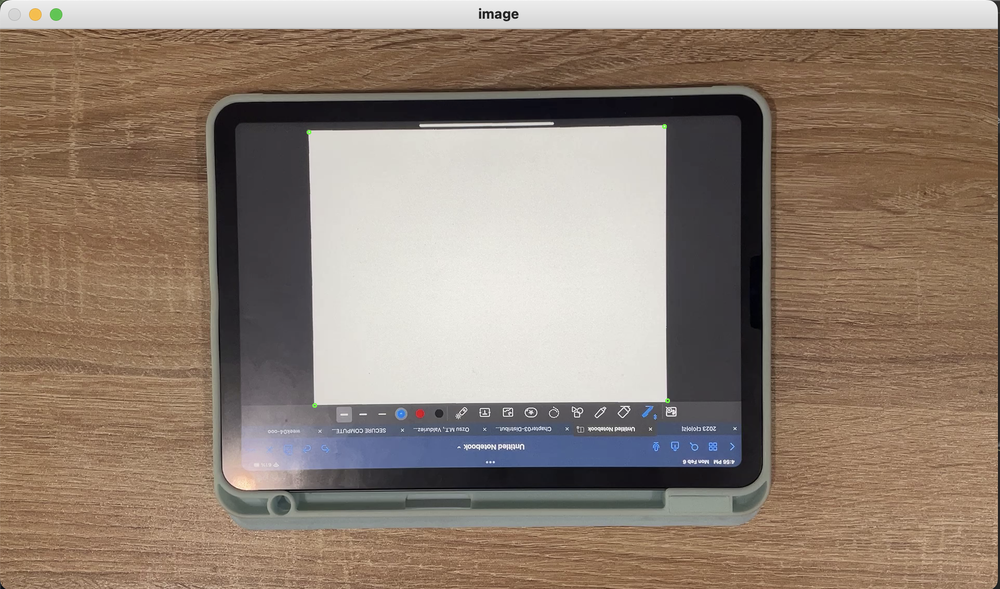
#> input picture img/screen_size_select.png, 1000 x 589 px, shrunk from 1924 x 1134 before the run, given in place of IMG_2246.mov, which was not available
$ python measureSizeForVideo.py   (older library calls are emulated)
#> lines starting #> are read from the running program, lines starting #| are printed output that depends on the picture; after the words box and inside, x2 and y2 are one past the last pixel; in counts of white or black regions, pixels touching at a corner belong together; pictures that were not available may be replaced by others from this repository, and a replacement may not be noted
# import the necessary packages
from __future__ import print_function
from scipy.spatial import distance as dist
from imutils import perspective
from imutils import contours
import numpy as np
import imutils
import cv2

def order_points(pts):
	# sort the points based on their x-coordinates
	xSorted = pts[np.argsort(pts[:, 0]), :]
	# grab the two left-most and two right-most points from the sorted
	# x-roodinate points
	leftMost = xSorted[:2, :]
	rightMost = xSorted[2:, :]
	# now, sort the left-most coordinates according to their
	# y-coordinates so we can grab the top-left and bottom-left
	# points, respectively
	leftMost = leftMost[np.argsort(leftMost[:, 1]), :]
	(tl, bl) = leftMost
	# now that we have the top-left coordinate, use it as an
	# anchor to calculate the Euclidean distance between the
	# top-left and right-most points; by the Pythagorean
	# theorem, the point with the largest distance will be
	# our bottom-right point
	D = dist.cdist(tl[np.newaxis], rightMost, "euclidean")[0]
	(br, tr) = rightMost[np.argsort(D)[::-1], :]
	# return the coordinates in top-left, top-right,
	# bottom-right, and bottom-left order
	return np.array([tl, tr, br, bl], dtype="float32")

def midpoint(ptA, ptB):
	return ((ptA[0] + ptB[0]) * 0.5, (ptA[1] + ptB[1]) * 0.5)

# load our input image, convert it to grayscale, and blur it slightly
path = 'photos/nocase5.JPG'
cap = cv2.VideoCapture('videos/IMG_2246.mov')
# cap = cv2.VideoCapture('videos/IMG_2243-1.mov')

while True:
    _, image = cap.read()
#> image is the input picture: shape (589, 1000, 3); mean B, G, R 114.3, 127.6, 143.7
    # image = cv2.imread(path)

    gray = cv2.cvtColor(image, cv2.COLOR_BGR2GRAY)
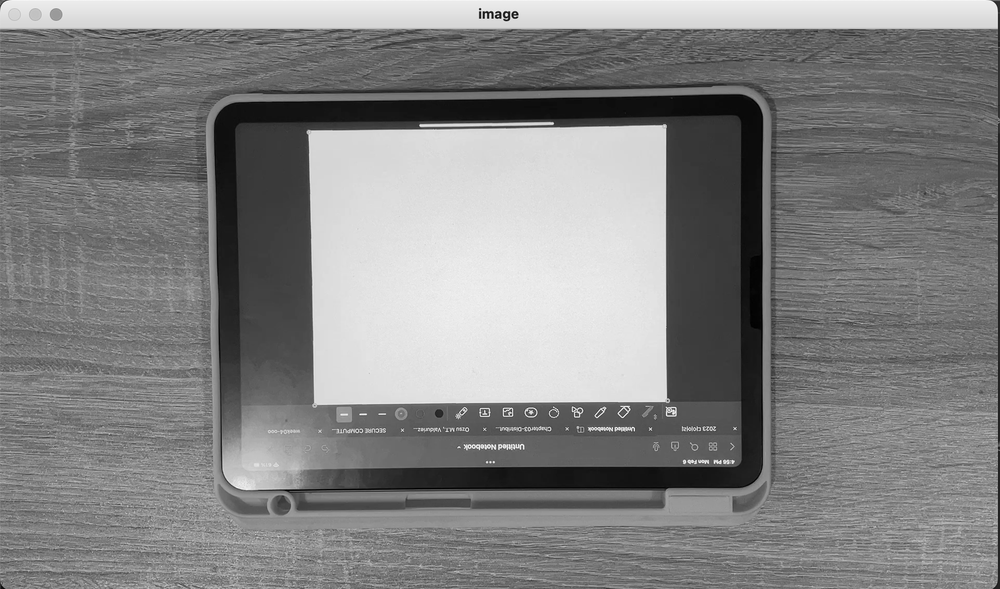
#> gray: shape (589, 1000); min 0, max 255, mean 130.9
    gray = cv2.GaussianBlur(gray, (7, 7), 0)

    # perform edge detection, then perform a dilation + erosion to
    # close gaps in between object edges
    edged = cv2.Canny(gray,200, 200)
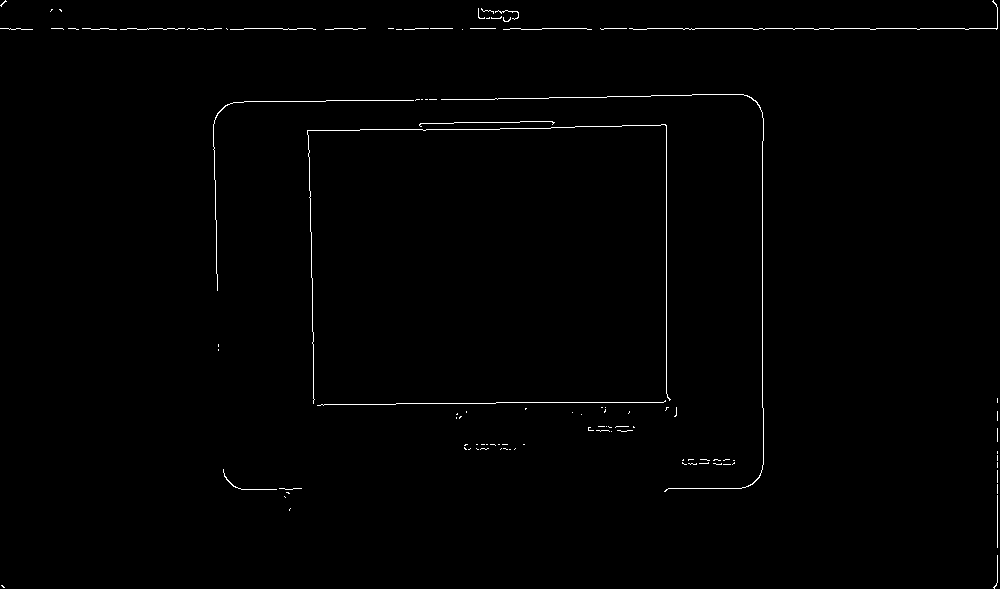
#> edged: shape (589, 1000); 0.72% white in thin lines or dots
    edged = cv2.dilate(edged, None, iterations=5)
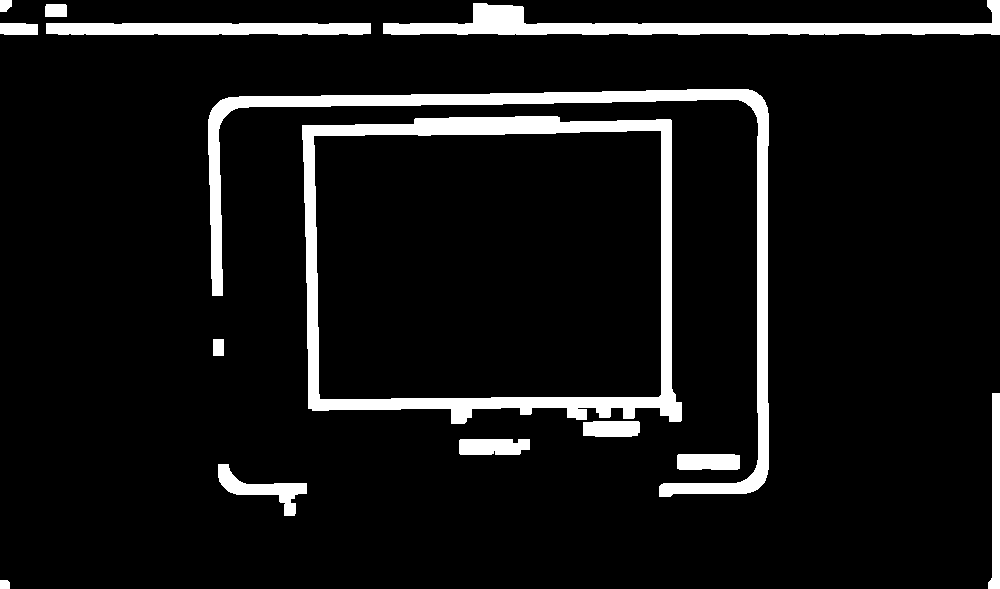
#> edged: shape (589, 1000); 8.4% white; 14 white regions, largest, box (x1, y1, x2, y2) and area: (302, 116, 682, 424) 16238, (208, 89, 769, 497) 13827, (383, 0, 1000, 35) 8192
    edged = cv2.erode(edged, None, iterations=3)
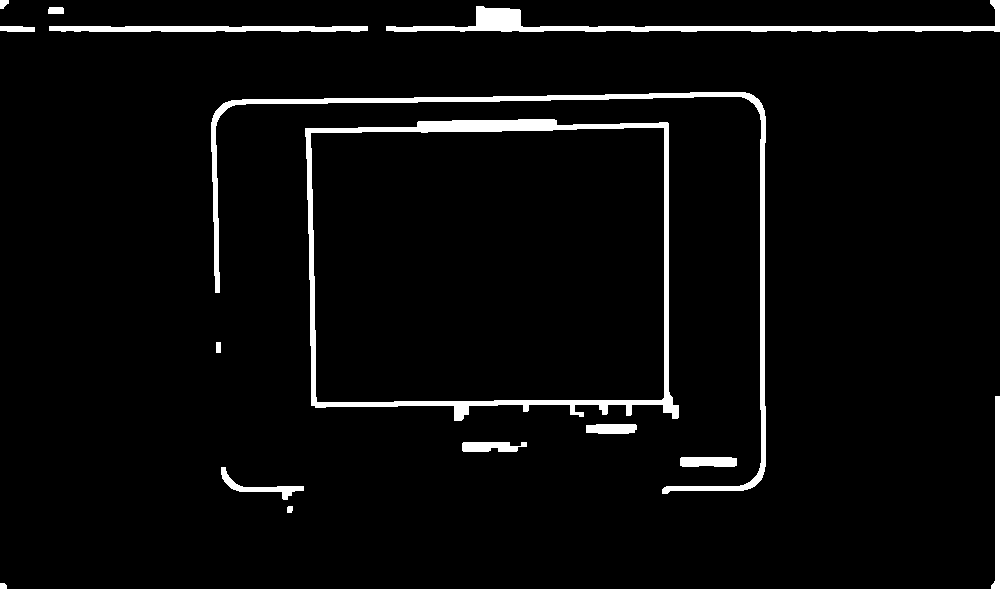
#> edged: shape (589, 1000); 4% white; 15 white regions


    # cv2.imshow("edged", edged)
    # find contours in the edge map
    cnts = cv2.findContours(edged.copy(), cv2.RETR_EXTERNAL,cv2.CHAIN_APPROX_SIMPLE)
#> cnts = 15 contours; largest, box (x1, y1, x2, y2) and area: (305, 119, 679, 421) 101654, (211, 92, 766, 494) 5048, (386, 0, 1000, 32) 3506, (49, 26, 368, 32) 1430, (991, 396, 1000, 589) 789
    cnts = imutils.grab_contours(cnts)
    pixelsPerMetric = None
    # sort the contours from left-to-right and initialize the bounding box
    # point colors
    # (cnts, _) = contours.sort_contours(cnts)
    finalContours = []
    for c in cnts:
        area = cv2.contourArea(c)
        if area < 100:
            continue

        finalContours.append([area, c])
#> this loop made 15 passes
#> area on passes 1, 2, 3, 4, 5, 6, 7, 9, 10, 11, 12, 13: 28, 28, 493.5, 481, 450.5, 415.5, 789, 101654, 5048.5, 1430, 152, 88
#> (c, area) on pass 8: ([[216, 342], [216, 352], [220, 352], [220, 342]], 40)
#> after the loop, finalContours = 10 items

    finalContours = sorted(finalContours, key = lambda x:x[0], reverse=True)

    colors = ((0, 0, 255), (240, 0, 159), (255, 0, 0), (255, 255, 0))

    # loop over the contours individually
    for c in finalContours:
        # if the contour is not sufficiently large, ignore it
        # area = cv2.contourArea(c)
        # if area < 150:
        # 	continue
        # compute the rotated bounding box of the contour, then
        # draw the contours
        box = cv2.minAreaRect(c[1])
        box = cv2.cv.BoxPoints(box) if imutils.is_cv2() else cv2.boxPoints(box)
        box = np.array(box, dtype="int")
        # cv2.drawContours(image, [box], -1, (0, 255, 0), 2)
        # show the original coordinates
        # print("Object #{}:".format(i + 1))
        # print(box)

        # order the points in the contour such that they appear
        # in top-left, top-right, bottom-right, and bottom-left
        # order, then draw the outline of the rotated bounding
        # box
        box = order_points(box)
        print("box: ", box)
        cv2.drawContours(image, [box.astype("int")], -1, (0, 255, 0), 1)


        # [7 lines of commented-out code are left out]
        for(x, y) in box:
            cv2.circle(image, (int(x), int(y)), 3, (0, 0, 255), -1)
        # draw the object num at the top-left corner
        # cv2.putText(image, "Object #{}".format(i + 1),
        # 			(int(rect[0][0] - 15), int(rect[0][1] - 15)),
        # 			cv2.FONT_HERSHEY_SIMPLEX, 0.55, (255, 255, 255), 2)

        (tl, tr, br, bl) = box
        (tltrX, tltrY) = midpoint(tl, tr)
        (blbrX, blbrY) = midpoint(bl, br)

        (tlblX, tlblY) = midpoint(tl, bl)
        (trbrX, trbrY) = midpoint(tr, br)

        cv2.circle(image, (int(tltrX), int(tltrY)), 3, (255, 0,0), -1)
        cv2.circle(image, (int(blbrX), int(blbrY)), 3, (255, 0, 0), -1)
        cv2.circle(image, (int(tlblX), int(tlblY)), 3, (255, 0, 0), -1)
        cv2.circle(image, (int(trbrX), int(trbrY)), 3, (255, 0, 0), -1)

        cv2.line(image, (int(tltrX), int(tltrY)), (int(blbrX), int(blbrY)),(255, 0, 255), 1)
        cv2.line(image, (int(tlblX), int(tlblY)), (int(trbrX), int(trbrY)),(255, 0, 255), 1)

        # compute the Euclidean distance between the midpoints
        dA = dist.euclidean((tltrX, tltrY), (blbrX, blbrY))
        dB = dist.euclidean((tlblX, tlblY), (trbrX, trbrY))
        # if the pixels per metric has not been initialized, then
        # compute it as the ratio of pixels to supplied metric
        # (in this case, inches)
        if pixelsPerMetric is None:
            pixelsPerMetric = dB / 6.3

        dimA = dA / pixelsPerMetric
        dimB = dB / pixelsPerMetric
        # draw the object sizes on the image0
        cv2.putText(image, "{:.1f}in".format(dimA),
            (int(tltrX - 15), int(tltrY - 10)), cv2.FONT_HERSHEY_SIMPLEX,
            0.65, (255, 255, 255), 2)
        cv2.putText(image, "{:.1f}in".format(dimB),
            (int(trbrX + 10), int(trbrY)), cv2.FONT_HERSHEY_SIMPLEX,
            0.65, (255, 255, 255), 2)
#> this loop made 10 passes
#> (box, D in order_points, tltrX, tltrY, blbrX, blbrY, tlblX, tlblY) on pass 1: ([[304, 123], [671, 115], [678, 417], [311, 426]], [367.1, 475.7], 487.5, 119, 494.5, 421.5, 307.5, 274.5)
#> (box, xSorted in order_points, D in order_points, tltrX, tltrY, blbrX, blbrY, tlblX) on passes 3 to 6: ([[386, 0], [999, 0], [999, 31], [386, 31]], [[386, 31], [386, 0], [999, 31], [999, 0]], [613.8, 613], 692.5, 0, 692.5, 31, 386), ([[49, 26], [367, 26], [367, 31], [49, 31]], [[49, 31], [49, 26], [367, 31], [367, 26]], [318, 318], 208, 26, 208, 31, 49), ([[991, 396], [999, 396], [999, 588], [991, 588]], [[991, 588], [991, 396], [999, 588], [999, 396]], [192.2, 8], 995, 396, 995, 588, 991), ([[221, 466], [303, 486], [299, 505], [216, 485]], [[216, 485], [221, 466], [299, 505], [303, 486]], [87.21, 84.4], 262, 476, 257.5, 495, 218.5)
#> (printed output is left out)
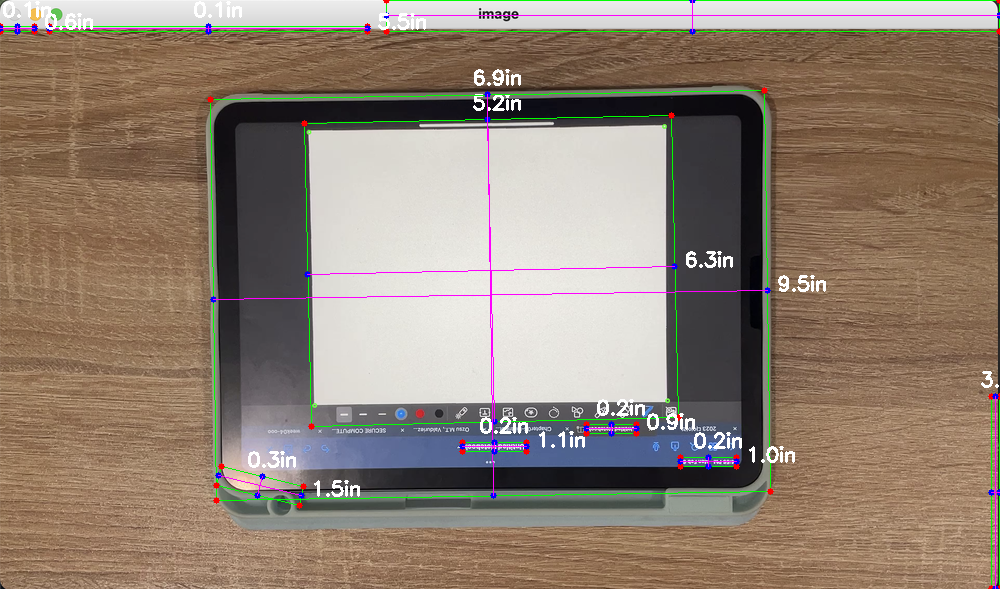
#> image: shape (589, 1000, 3); 2.71% of pixels changed, all inside (x1, y1, x2, y2) = (0, 0, 1000, 589)
#> after the loop, pixelsPerMetric = 58.27

    cv2.imshow("Image", image)
    # cv2.waitKey(0)

    key = cv2.waitKey(0)
#> (key Esc is pressed here)
    if key == 27:
        break

cap.release()
cv2.destroyAllWindows()

$ run again, on img/tap_userInput.png
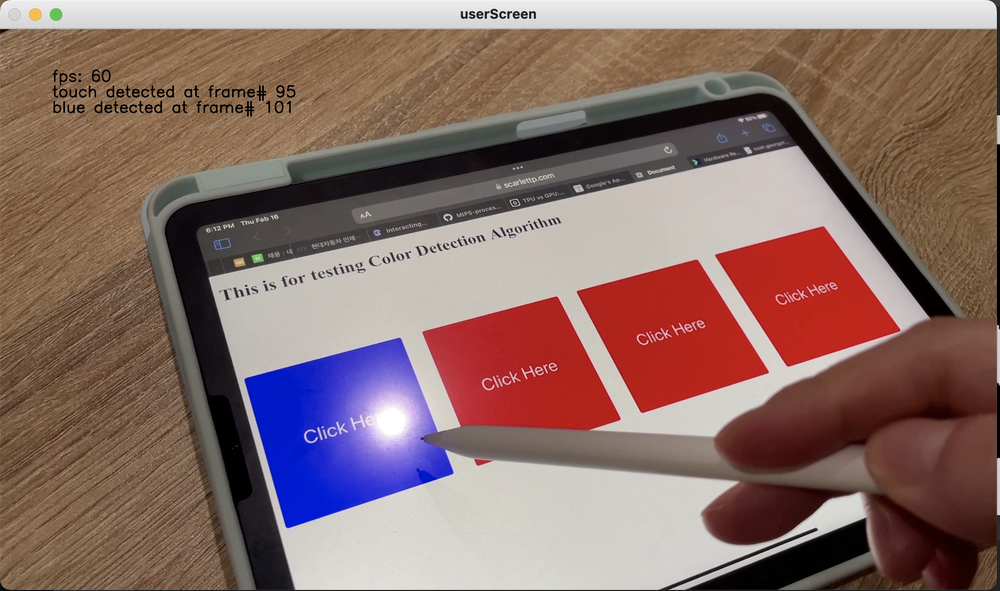
#> input picture img/tap_userInput.png, 1000 x 591 px, shrunk from 1926 x 1138 before the run, given in place of IMG_2246.mov, which was not available
#> image is the input picture: shape (591, 1000, 3); mean B, G, R 104.2, 109.5, 136.2
#> `edged = cv2.erode(edged, None, iterations=3)`:
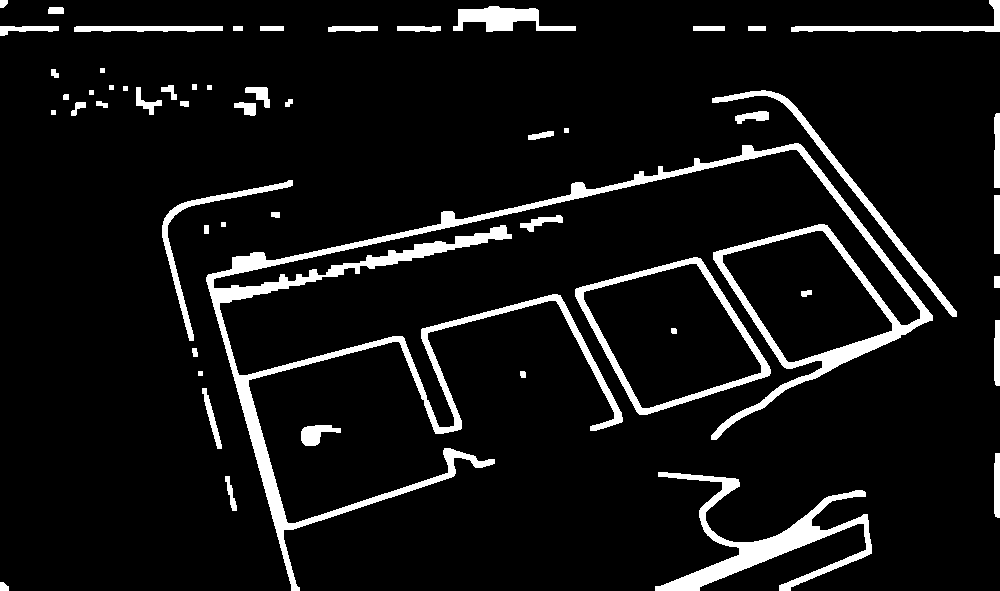
#> edged: shape (591, 1000); 7.8% white; 55 white regions
#> cnts = 53 contours, 9 with area under 20; largest, box (x1, y1, x2, y2) and area: (206, 143, 933, 591) 33256, (575, 257, 771, 415) 18678, (655, 472, 872, 591) 5238, (712, 90, 957, 317) 2064, (453, 6, 576, 32) 1466
#> the loop `for c in cnts:` made 53 passes
#> area on passes 1, 2, 3, 4, 5, 6, 7, 9: 52, 132, 5238.5, 305.5, 431, 280, 28, 33
#> after the loop `for c in cnts:`: finalContours = 25 items
#> the loop `for c in finalContours:` made 25 passes
#> (box, D in order_points, tltrX, tltrY, blbrX, blbrY, tlblX, tlblY) on pass 1: ([[177, 276], [832, 39], [946, 355], [291, 592]], [696.6, 773], 504.5, 157.5, 618.5, 473.5, 234, 434)
#> (printed output is left out)
#> after the loop `for c in finalContours:`:
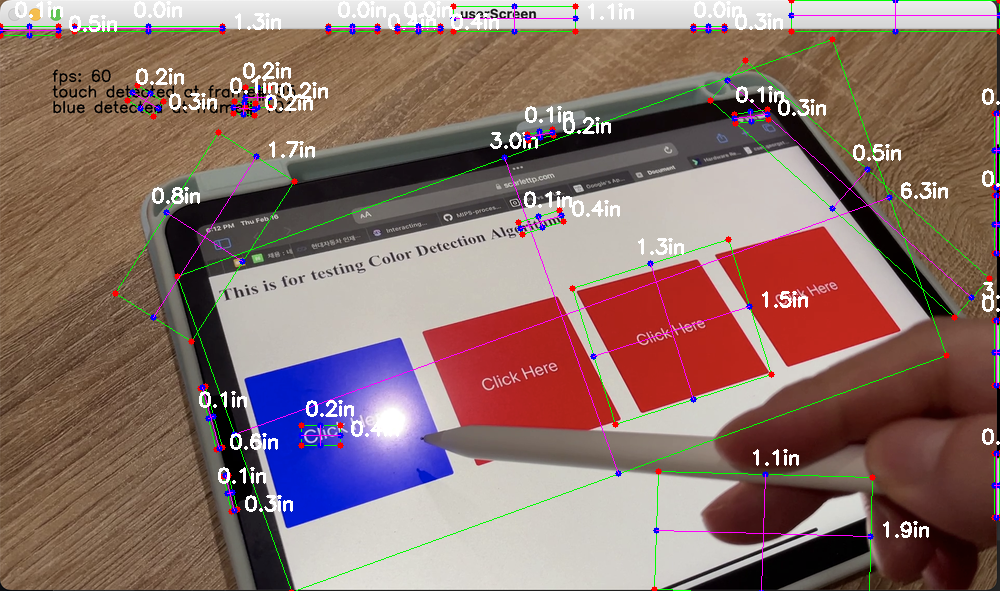
#> image: shape (591, 1000, 3); 4.46% of pixels changed, all inside (x1, y1, x2, y2) = (0, 0, 1000, 591)
